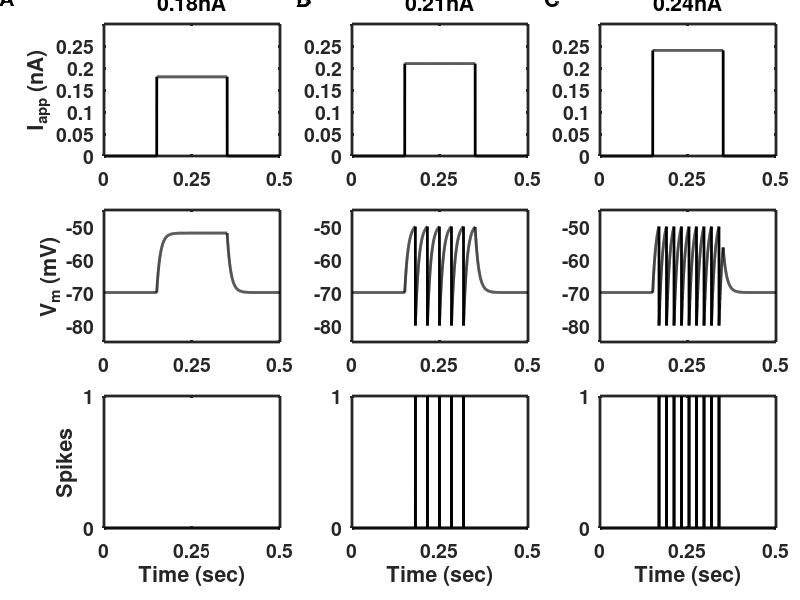

The MATLAB script that drew this image:
% LIF_model.m
% Simulates a leaky integrate-and-fire neuron, which receives an applied
% current pulse of three different amplitudes.
% This code was used to produce Figure 2.3 in the textbook:
% "An Introductory Course in Computational Neuroscience"
% by Paul Miller, Brandeis University 2017
%
%%%%%%%%%%%%%%%%%%%%%%%%%%%%%%%%%%%%%%%%%%%%%%%%%%%%%%%%%%%%%%%%%%%%%%%%%%%

% Set up the default plotting parameters
set(0,'DefaultLineLineWidth',2,...
    'DefaultLineMarkerSize',8, ...
    'DefaultAxesLineWidth',2, ...
    'DefaultAxesFontSize',14,...
    'DefaultAxesFontWeight','Bold');
figure(1)
clf;

%% Simulation parameters
dt = 0.0001;                % time-step
t = 0:dt:0.5;               % vector of time-points
ton = 0.15;                 % time to begin applied current (onset)
toff = 0.35;                % time to end applied current (offset)
non = round(ton/dt);        % time-point index of current onset
noff = round(toff/dt);      % time-point index of current offset

%% Parameters for the LIF neuron
tau = 0.010;                % membrane time constant
E_L = -0.070;               % leak potential (also resting potential)
Vth = -0.050;               % threshold potential (to produce spike)
Vreset = -0.080;            % reset potential (post-spike)
Cm = 100e-12;               % total membrane capacitance
G_L = Cm/tau;               % total membrane conductance (leak conductance)

%% Now simulate trials, each with a different applied current
%
Iapp = [180e-12 210e-12 240e-12];   % values of applied current steps
Ntrials = length(Iapp);             % number of different trials
for trial = 1:Ntrials;              % loop through different trials
    I = zeros(size(t));             % vector for current at each time-point
    I(non:noff) = Iapp(trial);      % add the applied current for the trial
    V = E_L*ones(size(t));          % initialize the membrane potential vector
    spikes = zeros(size(t));        % initialize a vector to record spikes
    
    for i = 2:length(t);            % loop through all time points
        % next line: Forward Euler method to update membrane potential
        % see Eq. 1.9 in the book
        V(i) = V(i-1) + dt*(I(i) +G_L*(E_L-V(i-1)))/Cm;
        if V(i) > Vth;              % if potential is above threshold
            spikes(i) = 1;          % record the spike at that time-point
            V(i) = Vreset;          % reset the potential
        end;
    end;                            % end the loop & go to next time-point
    
    % Now generate a series of subplots to position the subfigures
    subplot('position',[0.31*trial-0.18 0.74 0.22 0.22])
    
    plot(t,I*1e9,'k');              % Plot current (in nA) against time
    if ( trial == 1 )
        ylabel('I_{app} (nA)')
    end
    % The following line adds a title, which uses the command "strcat" to
    % combine the value of current in that trial with "nA" to make a
    % complete title.
    % The command "num2str" converts the number representing the applied
    % current into a string, which is something that can be printed.
    title(strcat(num2str(1e9*Iapp(trial)),'nA'))
    
    set(gca,'XTick',[0 0.25 0.5])
    
    axis([0 0.5 0 0.3])         % Sets x-axis then y-axis ranges
    
    % Next subfigure
    subplot('position',[0.31*trial-0.18 0.43 0.22 0.22])
    plot(t,1000*V,'k');                      % Plot membrane potential vs time
    if ( trial == 1 )
        ylabel('V_m (mV)')               % Label y-axis
    end
    set(gca,'XTick',[0 0.25 0.5])
    axis([0 0.5 1000*(Vreset-0.005) 1000*(Vth+0.005)])    % Set the axes
    
    subplot('position',[0.31*trial-0.18 0.12 0.22 0.22])
    plot(t,spikes,'k')          % Plots a line from 0 to 1 at each spike
    xlabel('Time (sec)')        % Label the x-axis
    if ( trial == 1)
        ylabel('Spikes')        % Label the y-axis
    end
    set(gca,'XTick',[0 0.25 0.5])
    set(gca,'YTick',[0 1])
    axis([0 0.5 0 1])           % Set the ranges of x- and y-axes
    
end;                            % Loop to the next trial with new current

annotation('textbox',[0.00 0.99 0.02 0.02],'LineStyle','none', ...
    'FontSize',16,'FontWeight','Bold','String','A')
annotation('textbox',[0.37 0.99 0.02 0.02],'LineStyle','none', ...
    'FontSize',16,'FontWeight','Bold','String','B')
annotation('textbox',[0.68 0.99 0.02 0.02],'LineStyle','none', ...
    'FontSize',16,'FontWeight','Bold','String','C')
